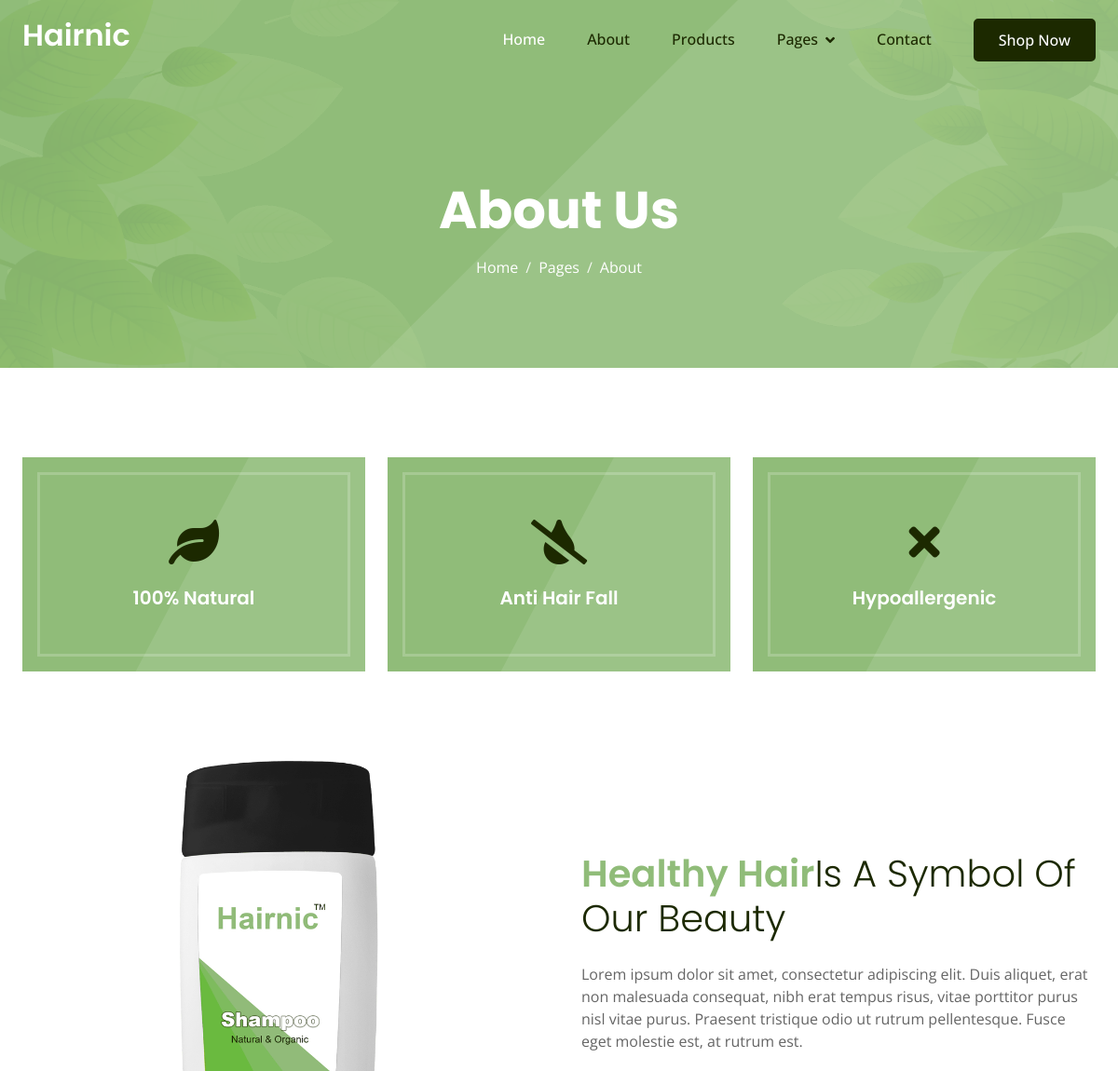
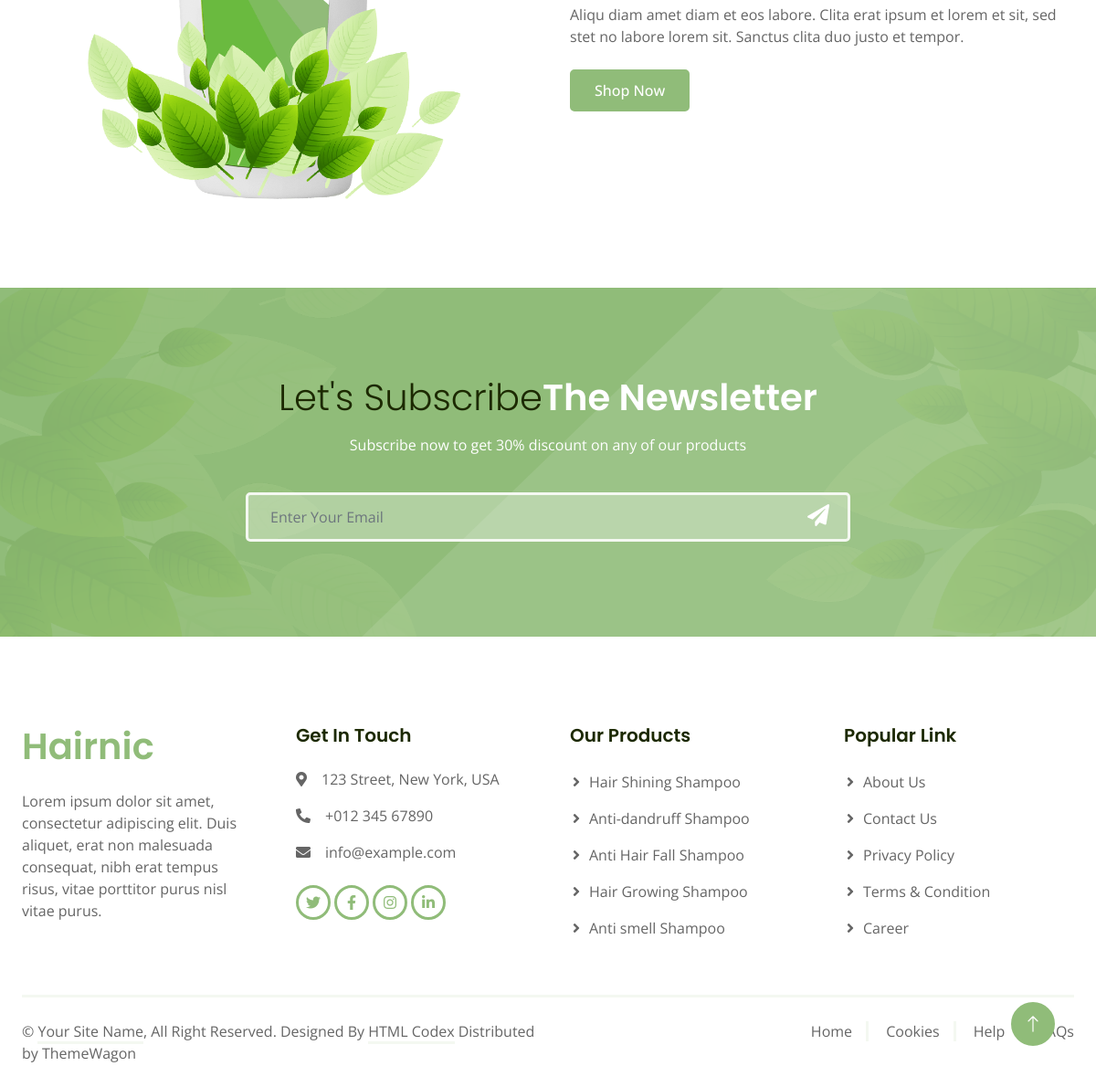
/about, run on the app's committed database (2 pictures, top to bottom).
### app/models.py (models this page shows, shortened)
class Post(models.Model):
    title=models.CharField(max_length=255)
    category=models.ForeignKey(Category,on_delete=models.CASCADE)
    job_title=models.CharField(max_length=200)
    Description=models.TextField()
    Description2=models.TextField()
    Description3=models.TextField(default=0)
    image=models.ImageField(upload_to="static/image")
    created_at=models.DateTimeField(auto_now_add=True)

### app/views.py (the view)
# urls.py: path('about',views.about,name='about'),
def about(request):
     about=Post.objects.get(category_id=4)
     about1=Post.objects.get(category_id=19)
     features=Post.objects.filter(category_id=5)
     newsletter=Post.objects.get(category_id=18)
     data={
          'about1':about1,
          'about':about,
          'features':features,
          'newsletter':newsletter,
     }
     return render(request,"about.html",data)

### app/templates/about.html
{% extends "base.html" %}
{% load static %}
{% block content %}
   <div class="container-fluid bg-primary hero-header mb-5">
    <div class="container text-center">
        <h1 class="display-4 text-white mb-3 animated slideInDown">{{about1.title}}</h1>
        <nav aria-label="breadcrumb">
            <ol class="breadcrumb justify-content-center mb-0 animated slideInDown">
                <li class="breadcrumb-item"><a class="text-white" href="#">{{about1.job_title}}</a></li>
                <li class="breadcrumb-item"><a class="text-white" href="#">{{about1.Description}}</a></li>
                <li class="breadcrumb-item text-white active" aria-current="page">{{about1.Description2}}</li>
            </ol>
        </nav>
    </div>
</div>
    <div class="container-fluid py-5">
        <div class="container">
            <div class="row g-4">{% for x in features %}
                <div class="col-lg-4 wow fadeIn" data-wow-delay="0.1s">
                    <div class="feature-item position-relative bg-primary text-center p-3">
                        <div class="border py-5 px-3">
                            <i class="{{x.job_title}}"></i>
                            <h5 class="text-white mb-0">{{x.title}}</h5>
                        </div>
                    </div>
                </div>
                {% endfor %}
            </div>
        </div>
    </div>
    <div class="container-fluid py-5">
        <div class="container">
            <div class="row g-5 align-items-center">
                <div class="col-lg-6 wow fadeIn" data-wow-delay="0.1s">
                    <img class="img-fluid animated pulse infinite" src="{{about.image.url}}" >
                </div>
                <div class="col-lg-6 wow fadeIn" data-wow-delay="0.5s">
                    <h1 class="text-primary mb-4">{{about.title}}<span class="fw-light text-dark">{{about.job_title}}</span></h1>
                    <p class="mb-4">{{about.Description}}</p>
                    <p class="mb-4">{{about.Description2}}</p>
                    <a class="btn btn-primary py-2 px-4" href="">{{about.Description3}}</a>
                </div>
            </div>
        </div>
    </div>
     <div class="container-fluid newsletter bg-primary py-5 my-5">
        <div class="container py-5">
            <div class="mx-auto text-center wow fadeIn" data-wow-delay="0.1s" style="max-width: 600px;">
                <h1 class="text-white mb-3"><span class="fw-light text-dark">{{newsletter.title}}</span>{{newsletter.job_title}}</h1>
                <p class="text-white mb-4">{{newsletter.Description}}</p>
            </div>
            <div class="row justify-content-center">
                <div class="col-md-7 wow fadeIn" data-wow-delay="0.5s">
                    <div class="position-relative w-100 mt-3 mb-2">
                        <input class="form-control w-100 py-4 ps-4 pe-5" type="text" placeholder="Enter Your Email"
                            style="height: 48px;">
                        <button type="button" class="btn shadow-none position-absolute top-0 end-0 mt-1 me-2"><i
                                class="fa fa-paper-plane text-white fs-4"></i></button>
                    </div>
                </div>
            </div>
        </div>
    </div>
{% endblock %}

### app/static/css/style.css (style rules this page uses)
img.animated.pulse { animation-duration: 5s; }
.btn { font-weight: 500; transition: .5s; }
.btn.btn-primary { color: var(--bs-white); }
.hero-header { position: relative; margin-top: -85px; padding-top: 12rem; padding-bottom: 6rem; background: url(../img/bg.png) center center no-repeat; background-size: cover; }
.hero-header::before { position: absolute; content: ""; width: 100%; height: 100%; top: 0; left: 0; background: rgba(255, 255, 255, .1); clip-path: polygon(66% 0, 100% 0, 100% 100%, 33% 100%); }
.hero-header .container { position: relative; z-index: 1; }
.hero-header .breadcrumb-item+.breadcrumb-item::before { color: var(--bs-light); }
.feature-item::before { position: absolute; content: ""; width: 100%; height: 100%; top: 0; left: 0; background: rgba(255, 255, 255, .1); clip-path: polygon(66% 0, 100% 0, 100% 100%, 33% 100%); }
.feature-item .border { position: relative; border-color: rgba(255, 255, 255, .2) !important; z-index: 1; }
.newsletter { position: relative; background: url(../img/bg.png) center center no-repeat; background-size: cover; }
.newsletter::before { position: absolute; content: ""; width: 100%; height: 100%; top: 0; left: 0; background: rgba(255, 255, 255, .1); clip-path: polygon(66% 0, 100% 0, 100% 100%, 33% 100%); }
.newsletter .container { position: relative; z-index: 1; }
.newsletter .form-control { background: rgba(255, 255, 255, .3); }

### data on the page
Post: title "About Us", job_title "Home", Description "Pages", Description2 "About"
Post: title "100% Natural"
Post: title "Anti Hair Fall"
Post: title "Hypoallergenic"
Post: image (picture), title "Healthy Hair", job_title "Is A Symbol Of Our Beauty", Description "Lorem ipsum dolor sit amet, consectetur adipiscing elit. Duis aliquet, erat non malesuada consequat, nibh erat tempus risus, vitae porttitor purus nisl vitae purus. Praesent tristique odio ut rutrum pellentesque. Fusce eget molestie est, at rutrum est.", Description2 "Aliqu diam amet diam et eos labore. Clita erat ipsum et lorem et sit, sed stet no labore lorem sit. Sanctus clita duo justo et tempor.", Description3 "Shop Now"
Post: title "Let's Subscribe", job_title "The Newsletter", Description "Subscribe now to get 30% discount on any of our products"
